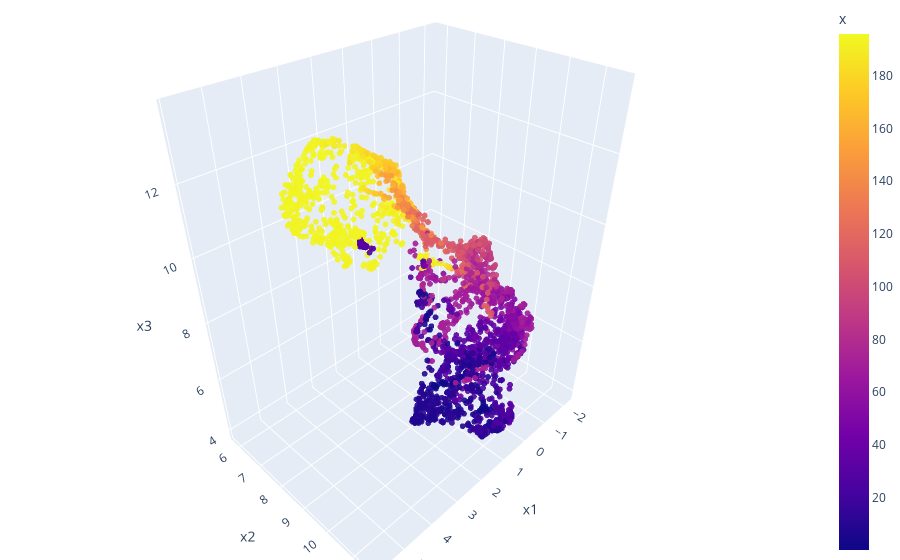

Here is the notebook cell this chart was saved with:
### Code cell
fig = px.scatter_3d(df, x='x1', y='x2', z='x3',
              color='x', opacity=0.9)

fig.update_traces(marker_size=2)

# tight layout
fig.update_layout(margin=dict(l=0, r=0, b=0, t=0))
fig.show()

### Figure 1 — Plotly figure (JSON) as saved in the notebook; plotly's stock layout.template omitted (floating-point values rounded to 4 significant figures; data arrays with more than 128 entries replaced by an {"elided": "..."} marker saying what was removed)
{"data": [{"hovertemplate": "x1=%{x}<br>x2=%{y}<br>x3=%{z}<br>x=%{marker.color}<extra></extra>", "legendgroup": "", "marker": {"color": {"elided": "2684 float values"}, "coloraxis": "coloraxis", "opacity": 0.9, "size": 2, "symbol": "circle"}, "mode": "markers", "name": "", "scene": "scene", "showlegend": false, "type": "scatter3d", "x": {"elided": "2684 float values"}, "y": {"elided": "2684 float values"}, "z": {"elided": "2684 float values"}}], "layout": {"coloraxis": {"colorbar": {"title": {"text": "x"}}, "colorscale": [[0, "#0d0887"], [0.1111, "#46039f"], [0.2222, "#7201a8"], [0.3333, "#9c179e"], [0.4444, "#bd3786"], [0.5556, "#d8576b"], [0.6667, "#ed7953"], [0.7778, "#fb9f3a"], [0.8889, "#fdca26"], [1, "#f0f921"]]}, "legend": {"tracegroupgap": 0}, "margin": {"b": 0, "l": 0, "r": 0, "t": 0}, "scene": {"domain": {"x": [0, 1], "y": [0, 1]}, "xaxis": {"title": {"text": "x1"}}, "yaxis": {"title": {"text": "x2"}}, "zaxis": {"title": {"text": "x3"}}}}}
